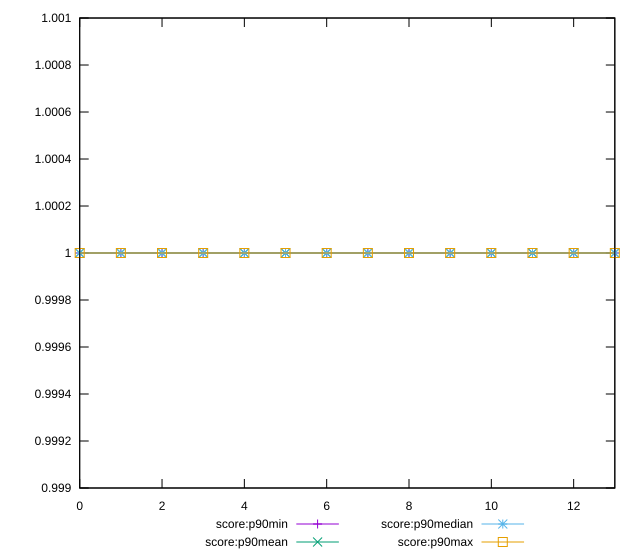

This chart was generated by the following gnuplot code:
reset

$scoreP90Min <<EOF
0 1
1 1
2 1
3 1
4 1
5 1
6 1
7 1
8 1
9 1
10 1
11 1
12 1
13 1
EOF

$scoreP90Mean <<EOF
0 1
1 1
2 1
3 1
4 1
5 1
6 1
7 1
8 1
9 1
10 1
11 1
12 1
13 1
EOF

$scoreP90Median <<EOF
0 1
1 1
2 1
3 1
4 1
5 1
6 1
7 1
8 1
9 1
10 1
11 1
12 1
13 1
EOF

$scoreP90Max <<EOF
0 1
1 1
2 1
3 1
4 1
5 1
6 1
7 1
8 1
9 1
10 1
11 1
12 1
13 1
EOF

set key outside below
set xrange [0:13]
set yrange [0.999:1.001]
set trange [0.999:1.001]
set terminal svg size 640, 560 enhanced background rgb 'white'
set output "report_00008_2021-01-22T20:58:29.167/efficient-animated-content/progression/score.svg"

plot $scoreP90Min title "score:p90min" with linespoints, \
     $scoreP90Mean title "score:p90mean" with linespoints, \
     $scoreP90Median title "score:p90median" with linespoints, \
     $scoreP90Max title "score:p90max" with linespoints

reset
